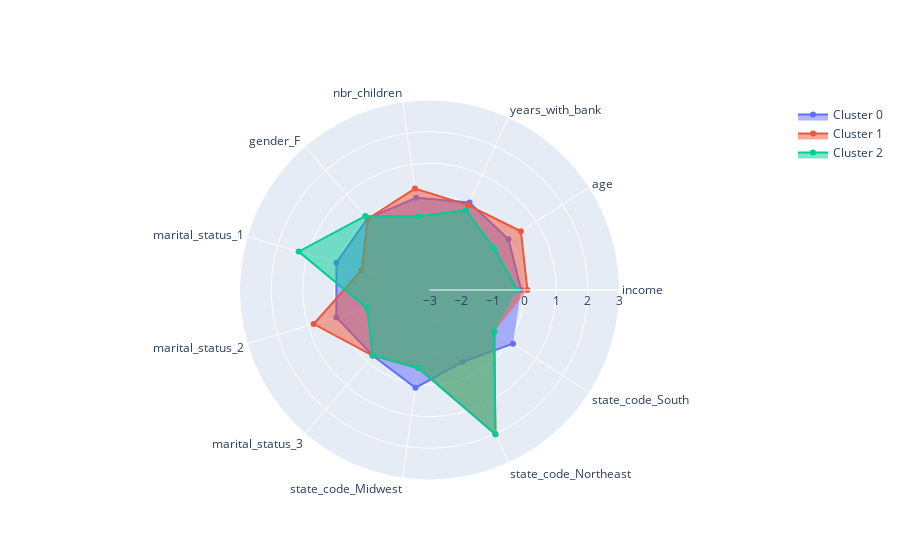

Notebook cell for this chart:
### Code cell
features = list(means3.columns)

fig = go.Figure()

clusters=[0,1,2]

for c in clusters:
    fig.add_trace(go.Scatterpolar(
          r=list(means3.loc[c]),
          theta=features,
          fill='toself',
          name='Cluster '+str(c)
    ))

fig.update_layout(
      polar=dict(
        radialaxis=dict(
          visible=True,
          range=[-3, 3]
        )),
      showlegend=True
    )

fig.show()

### Figure 1 — Plotly figure (JSON) as saved in the notebook; plotly's stock layout.template omitted (floating-point values rounded to 4 significant figures)
{"data": [{"fill": "toself", "name": "Cluster 0", "r": [-0.1072, -0.03436, 0.03864, -0.0575, -0.009723, 0.06248, 0.06593, -0.262, 0.1183, -0.4971, 0.1347], "theta": ["income", "age", "years_with_bank", "nbr_children", "gender_F ", "marital_status_1", "marital_status_2", "marital_status_3", "state_code_Midwest", "state_code_Northeast", "state_code_South"], "type": "scatterpolar"}, {"fill": "toself", "name": "Cluster 1", "r": [0.09246, 0.4307, -0.05211, 0.2365, -0.02174, -0.7655, 0.8122, -0.262, -0.5117, 2.012, -0.5696], "theta": ["income", "age", "years_with_bank", "nbr_children", "gender_F ", "marital_status_1", "marital_status_2", "marital_status_3", "state_code_Midwest", "state_code_Northeast", "state_code_South"], "type": "scatterpolar"}, {"fill": "toself", "name": "Cluster 2", "r": [-0.2307, -0.5682, -0.2326, -0.6483, 0.09583, 1.306, -0.9465, -0.262, -0.5117, 2.012, -0.5696], "theta": ["income", "age", "years_with_bank", "nbr_children", "gender_F ", "marital_status_1", "marital_status_2", "marital_status_3", "state_code_Midwest", "state_code_Northeast", "state_code_South"], "type": "scatterpolar"}], "layout": {"autosize": true, "polar": {"angularaxis": {"type": "category"}, "radialaxis": {"autorange": false, "range": [-3, 3], "type": "linear", "visible": true}}, "showlegend": true}}
